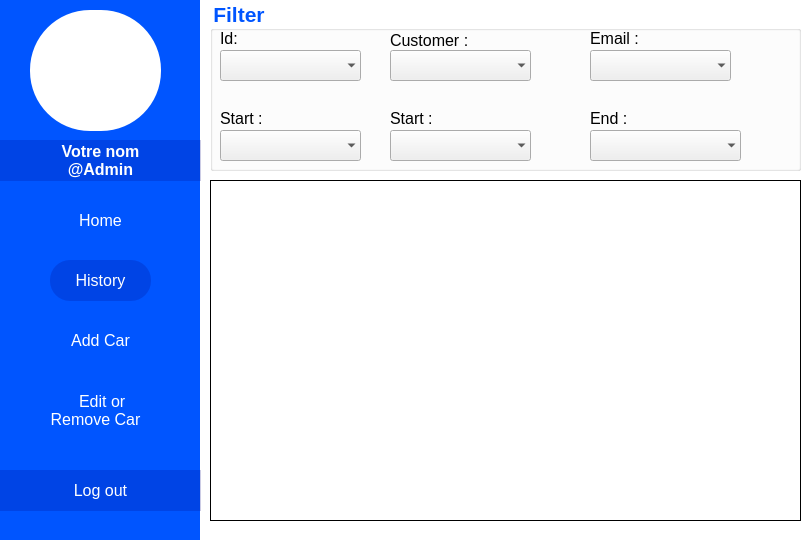
<?xml version="1.0" encoding="UTF-8"?>
<ui version="4.0">
 <class>remove</class>
 <widget class="QWidget" name="remove">
  <property name="geometry">
   <rect>
    <x>0</x>
    <y>0</y>
    <width>812</width>
    <height>540</height>
   </rect>
  </property>
  <property name="windowTitle">
   <string>Form</string>
  </property>
  <widget class="QGroupBox" name="groupBox">
   <property name="geometry">
    <rect>
     <x>210</x>
     <y>0</y>
     <width>591</width>
     <height>171</height>
    </rect>
   </property>
   <property name="font">
    <font>
     <pointsize>16</pointsize>
     <weight>75</weight>
     <bold>true</bold>
    </font>
   </property>
   <property name="styleSheet">
    <string notr="true">color: rgb(0, 85, 255);

</string>
   </property>
   <property name="title">
    <string>Filter</string>
   </property>
   <widget class="QComboBox" name="model">
    <property name="geometry">
     <rect>
      <x>180</x>
      <y>50</y>
      <width>141</width>
      <height>31</height>
     </rect>
    </property>
    <property name="font">
     <font>
      <pointsize>12</pointsize>
     </font>
    </property>
    <property name="styleSheet">
     <string notr="true">color: rgb(0, 0, 0);
</string>
    </property>
    <property name="editable">
     <bool>false</bool>
    </property>
    <property name="placeholderText">
     <string notr="true"/>
    </property>
    <property name="duplicatesEnabled">
     <bool>false</bool>
    </property>
    <property name="frame">
     <bool>false</bool>
    </property>
   </widget>
   <widget class="QComboBox" name="kilo">
    <property name="geometry">
     <rect>
      <x>380</x>
      <y>50</y>
      <width>141</width>
      <height>31</height>
     </rect>
    </property>
    <property name="font">
     <font>
      <pointsize>12</pointsize>
     </font>
    </property>
    <property name="styleSheet">
     <string notr="true">color: rgb(0, 0, 0);
</string>
    </property>
    <property name="editable">
     <bool>false</bool>
    </property>
    <property name="placeholderText">
     <string notr="true"/>
    </property>
    <property name="duplicatesEnabled">
     <bool>false</bool>
    </property>
    <property name="frame">
     <bool>false</bool>
    </property>
   </widget>
   <widget class="QComboBox" name="state">
    <property name="geometry">
     <rect>
      <x>10</x>
      <y>130</y>
      <width>141</width>
      <height>31</height>
     </rect>
    </property>
    <property name="font">
     <font>
      <pointsize>12</pointsize>
     </font>
    </property>
    <property name="styleSheet">
     <string notr="true">color: rgb(0, 0, 0);
</string>
    </property>
    <property name="editable">
     <bool>false</bool>
    </property>
    <property name="placeholderText">
     <string notr="true"/>
    </property>
    <property name="duplicatesEnabled">
     <bool>false</bool>
    </property>
    <property name="frame">
     <bool>false</bool>
    </property>
   </widget>
   <widget class="QComboBox" name="regis">
    <property name="geometry">
     <rect>
      <x>380</x>
      <y>130</y>
      <width>151</width>
      <height>31</height>
     </rect>
    </property>
    <property name="font">
     <font>
      <pointsize>12</pointsize>
     </font>
    </property>
    <property name="styleSheet">
     <string notr="true">color: rgb(0, 0, 0);
</string>
    </property>
    <property name="editable">
     <bool>false</bool>
    </property>
    <property name="placeholderText">
     <string notr="true"/>
    </property>
    <property name="duplicatesEnabled">
     <bool>false</bool>
    </property>
    <property name="frame">
     <bool>false</bool>
    </property>
   </widget>
   <widget class="QLabel" name="label">
    <property name="geometry">
     <rect>
      <x>10</x>
      <y>30</y>
      <width>71</width>
      <height>16</height>
     </rect>
    </property>
    <property name="font">
     <font>
      <pointsize>12</pointsize>
     </font>
    </property>
    <property name="styleSheet">
     <string notr="true">color: rgb(0, 0, 0);</string>
    </property>
    <property name="text">
     <string>Id:</string>
    </property>
   </widget>
   <widget class="QLabel" name="label_2">
    <property name="geometry">
     <rect>
      <x>180</x>
      <y>30</y>
      <width>81</width>
      <height>21</height>
     </rect>
    </property>
    <property name="font">
     <font>
      <pointsize>12</pointsize>
     </font>
    </property>
    <property name="styleSheet">
     <string notr="true">color: rgb(0, 0, 0);</string>
    </property>
    <property name="text">
     <string>Customer :</string>
    </property>
   </widget>
   <widget class="QLabel" name="label_3">
    <property name="geometry">
     <rect>
      <x>380</x>
      <y>30</y>
      <width>71</width>
      <height>16</height>
     </rect>
    </property>
    <property name="font">
     <font>
      <pointsize>12</pointsize>
     </font>
    </property>
    <property name="styleSheet">
     <string notr="true">color: rgb(0, 0, 0);</string>
    </property>
    <property name="text">
     <string>Email :</string>
    </property>
   </widget>
   <widget class="QLabel" name="label_4">
    <property name="geometry">
     <rect>
      <x>10</x>
      <y>110</y>
      <width>61</width>
      <height>16</height>
     </rect>
    </property>
    <property name="font">
     <font>
      <pointsize>12</pointsize>
     </font>
    </property>
    <property name="styleSheet">
     <string notr="true">color: rgb(0, 0, 0);</string>
    </property>
    <property name="text">
     <string>Start :</string>
    </property>
   </widget>
   <widget class="QLabel" name="label_5">
    <property name="geometry">
     <rect>
      <x>180</x>
      <y>110</y>
      <width>151</width>
      <height>16</height>
     </rect>
    </property>
    <property name="font">
     <font>
      <pointsize>12</pointsize>
     </font>
    </property>
    <property name="styleSheet">
     <string notr="true">color: rgb(0, 0, 0);</string>
    </property>
    <property name="text">
     <string>Start :</string>
    </property>
   </widget>
   <widget class="QComboBox" name="price">
    <property name="geometry">
     <rect>
      <x>180</x>
      <y>130</y>
      <width>141</width>
      <height>31</height>
     </rect>
    </property>
    <property name="font">
     <font>
      <pointsize>12</pointsize>
     </font>
    </property>
    <property name="styleSheet">
     <string notr="true">color: rgb(0, 0, 0);
</string>
    </property>
    <property name="editable">
     <bool>false</bool>
    </property>
    <property name="placeholderText">
     <string notr="true"/>
    </property>
    <property name="duplicatesEnabled">
     <bool>false</bool>
    </property>
    <property name="frame">
     <bool>false</bool>
    </property>
   </widget>
   <widget class="QLabel" name="label_6">
    <property name="geometry">
     <rect>
      <x>380</x>
      <y>110</y>
      <width>71</width>
      <height>16</height>
     </rect>
    </property>
    <property name="font">
     <font>
      <pointsize>12</pointsize>
     </font>
    </property>
    <property name="styleSheet">
     <string notr="true">color: rgb(0, 0, 0);</string>
    </property>
    <property name="text">
     <string>End :</string>
    </property>
   </widget>
   <widget class="QComboBox" name="marque">
    <property name="geometry">
     <rect>
      <x>10</x>
      <y>50</y>
      <width>141</width>
      <height>31</height>
     </rect>
    </property>
    <property name="font">
     <font>
      <pointsize>12</pointsize>
     </font>
    </property>
    <property name="styleSheet">
     <string notr="true">color: rgb(0, 0, 0);
</string>
    </property>
    <property name="editable">
     <bool>false</bool>
    </property>
    <property name="placeholderText">
     <string notr="true"/>
    </property>
    <property name="duplicatesEnabled">
     <bool>false</bool>
    </property>
    <property name="frame">
     <bool>false</bool>
    </property>
   </widget>
  </widget>
  <widget class="QTableView" name="tableView">
   <property name="geometry">
    <rect>
     <x>210</x>
     <y>180</y>
     <width>591</width>
     <height>341</height>
    </rect>
   </property>
   <property name="font">
    <font>
     <family>MS Shell Dlg 2</family>
     <pointsize>12</pointsize>
    </font>
   </property>
   <property name="frameShape">
    <enum>QFrame::Box</enum>
   </property>
   <property name="frameShadow">
    <enum>QFrame::Plain</enum>
   </property>
   <property name="selectionMode">
    <enum>QAbstractItemView::SingleSelection</enum>
   </property>
  </widget>
  <widget class="QLabel" name="label_7">
   <property name="geometry">
    <rect>
     <x>200</x>
     <y>0</y>
     <width>621</width>
     <height>561</height>
    </rect>
   </property>
   <property name="styleSheet">
    <string notr="true">background-color: rgb(255, 255, 255);</string>
   </property>
   <property name="text">
    <string/>
   </property>
  </widget>
  <widget class="QLabel" name="label_8">
   <property name="geometry">
    <rect>
     <x>0</x>
     <y>140</y>
     <width>201</width>
     <height>41</height>
    </rect>
   </property>
   <property name="font">
    <font>
     <pointsize>12</pointsize>
     <weight>75</weight>
     <bold>true</bold>
    </font>
   </property>
   <property name="styleSheet">
    <string notr="true">border:none;
background-color: rgba(0, 0, 127,0.2);
color: rgb(255, 255, 255);</string>
   </property>
   <property name="text">
    <string>Votre nom
@Admin</string>
   </property>
   <property name="alignment">
    <set>Qt::AlignCenter</set>
   </property>
  </widget>
  <widget class="QLabel" name="label_9">
   <property name="geometry">
    <rect>
     <x>0</x>
     <y>0</y>
     <width>201</width>
     <height>691</height>
    </rect>
   </property>
   <property name="styleSheet">
    <string notr="true">
background-color: rgb(0, 85, 255);</string>
   </property>
   <property name="text">
    <string/>
   </property>
  </widget>
  <widget class="QLabel" name="label_10">
   <property name="geometry">
    <rect>
     <x>30</x>
     <y>10</y>
     <width>131</width>
     <height>121</height>
    </rect>
   </property>
   <property name="styleSheet">
    <string notr="true">border-radius:60px;
background-color: rgb(255, 255, 255);
border:3px black solid;</string>
   </property>
   <property name="frameShape">
    <enum>QFrame::Box</enum>
   </property>
   <property name="frameShadow">
    <enum>QFrame::Sunken</enum>
   </property>
   <property name="text">
    <string/>
   </property>
   <property name="pixmap">
    <pixmap resource="image.qrc">:/build/fichier/icons8_person_128px_1.png</pixmap>
   </property>
  </widget>
  <widget class="QPushButton" name="home">
   <property name="geometry">
    <rect>
     <x>50</x>
     <y>200</y>
     <width>101</width>
     <height>41</height>
    </rect>
   </property>
   <property name="font">
    <font>
     <pointsize>12</pointsize>
    </font>
   </property>
   <property name="styleSheet">
    <string notr="true">border:none;

color: rgb(255, 255, 255);</string>
   </property>
   <property name="text">
    <string>Home</string>
   </property>
   <property name="icon">
    <iconset resource="image.qrc">
     <normaloff>:/build/fichier/icons8_home_32px.png</normaloff>:/build/fichier/icons8_home_32px.png</iconset>
   </property>
   <property name="iconSize">
    <size>
     <width>30</width>
     <height>30</height>
    </size>
   </property>
  </widget>
  <widget class="QPushButton" name="addr">
   <property name="geometry">
    <rect>
     <x>50</x>
     <y>320</y>
     <width>101</width>
     <height>41</height>
    </rect>
   </property>
   <property name="font">
    <font>
     <pointsize>12</pointsize>
    </font>
   </property>
   <property name="styleSheet">
    <string notr="true">border:none;

color: rgb(255, 255, 255);</string>
   </property>
   <property name="text">
    <string>Add Car</string>
   </property>
   <property name="icon">
    <iconset resource="image.qrc">
     <normaloff>:/build/fichier/icons8_add_100px_1.png</normaloff>:/build/fichier/icons8_add_100px_1.png</iconset>
   </property>
   <property name="iconSize">
    <size>
     <width>30</width>
     <height>30</height>
    </size>
   </property>
  </widget>
  <widget class="QPushButton" name="editr">
   <property name="geometry">
    <rect>
     <x>10</x>
     <y>390</y>
     <width>171</width>
     <height>41</height>
    </rect>
   </property>
   <property name="font">
    <font>
     <pointsize>12</pointsize>
    </font>
   </property>
   <property name="styleSheet">
    <string notr="true">border:none;
background-color: rgba(0, 0, 127,0);
color: rgb(255, 255, 255);</string>
   </property>
   <property name="text">
    <string>   Edit or 
Remove Car</string>
   </property>
   <property name="icon">
    <iconset resource="image.qrc">
     <normaloff>:/build/fichier/icons8_edit_52px.png</normaloff>:/build/fichier/icons8_edit_52px.png</iconset>
   </property>
   <property name="iconSize">
    <size>
     <width>30</width>
     <height>30</height>
    </size>
   </property>
  </widget>
  <widget class="QPushButton" name="history">
   <property name="geometry">
    <rect>
     <x>50</x>
     <y>260</y>
     <width>101</width>
     <height>41</height>
    </rect>
   </property>
   <property name="font">
    <font>
     <pointsize>12</pointsize>
    </font>
   </property>
   <property name="styleSheet">
    <string notr="true">border:none;
border-radius:20px;
background-color: rgba(0, 0, 127,0.2);
color: rgb(255, 255, 255);</string>
   </property>
   <property name="text">
    <string>History</string>
   </property>
   <property name="icon">
    <iconset resource="image.qrc">
     <normaloff>:/build/fichier/icons8_activity_history_48px.png</normaloff>:/build/fichier/icons8_activity_history_48px.png</iconset>
   </property>
   <property name="iconSize">
    <size>
     <width>30</width>
     <height>30</height>
    </size>
   </property>
  </widget>
  <widget class="QPushButton" name="logout">
   <property name="geometry">
    <rect>
     <x>0</x>
     <y>470</y>
     <width>201</width>
     <height>41</height>
    </rect>
   </property>
   <property name="font">
    <font>
     <pointsize>12</pointsize>
    </font>
   </property>
   <property name="styleSheet">
    <string notr="true">border:none;
background-color: rgba(0, 0, 127,0.2);
color: rgb(255, 255, 255);</string>
   </property>
   <property name="text">
    <string>Log out</string>
   </property>
   <property name="icon">
    <iconset resource="image.qrc">
     <normaloff>:/build/fichier/icons8_logout_rounded_left_60px.png</normaloff>:/build/fichier/icons8_logout_rounded_left_60px.png</iconset>
   </property>
   <property name="iconSize">
    <size>
     <width>30</width>
     <height>30</height>
    </size>
   </property>
  </widget>
  <zorder>label_9</zorder>
  <zorder>label_7</zorder>
  <zorder>groupBox</zorder>
  <zorder>tableView</zorder>
  <zorder>label_8</zorder>
  <zorder>label_10</zorder>
  <zorder>home</zorder>
  <zorder>addr</zorder>
  <zorder>editr</zorder>
  <zorder>history</zorder>
  <zorder>logout</zorder>
 </widget>
 <resources>
  <include location="image.qrc"/>
 </resources>
 <connections/>
</ui>
